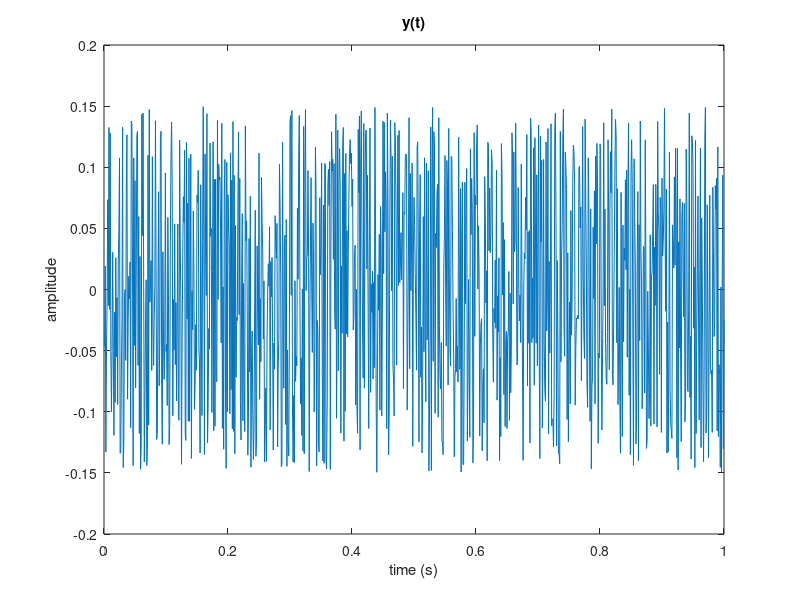
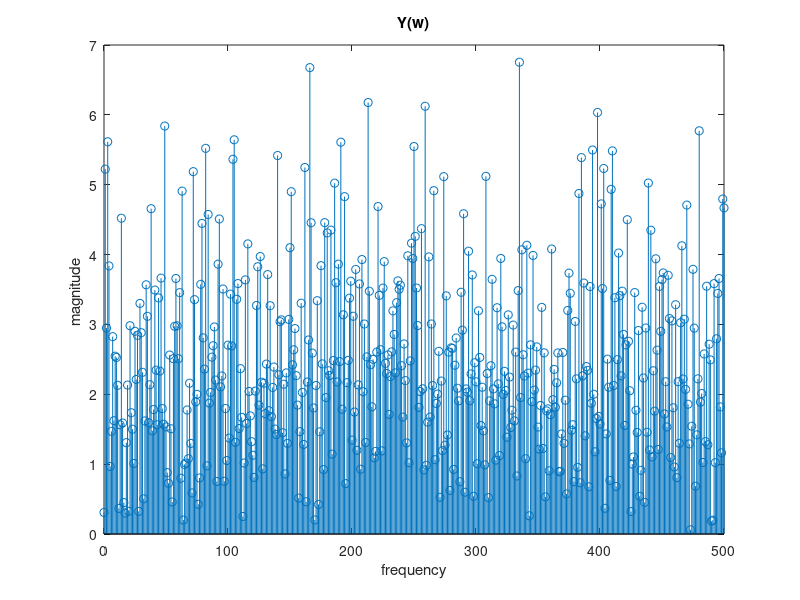

Write the MATLAB code that produced these figures, in order.
%declare constans 
A = 0.3;          %amplitude
N = 1000;         %length of samples length of x
tinit = 0.001;    %initial time 
tfinal = 1;       %final time 
Ts = 0.001;       %sampling period
t = tinit:Ts:tfinal;  %vector of time 
fs = 1./Ts ;      %sampling frequency

y = A.*(rand(1,N)-0.5);    %signal y 

%plot of signal x(t)
figure(1)
plot(t,y)
xlabel('time (s)')
ylabel('amplitude')
title('y(t)')


Y = fft(y,N); %Discrete Fourier Transform of y with N points 

Power_spectrum_Y = abs(Y);  %power spectrum of Y 
Power_spectrum = Power_spectrum_Y(1:N/2+1); %power spectrum is symmetric about zero 
df = fs/N;      %time between two consecutive frequencies
freq = 0:df:fs/2;   %frequency of X start from 0 up to Nyquist frequency 

%plot of signal X
figure(2)
stem(freq,Power_spectrum)
xlabel('frequency')
ylabel('magnitude ')
title('Y(w)')

